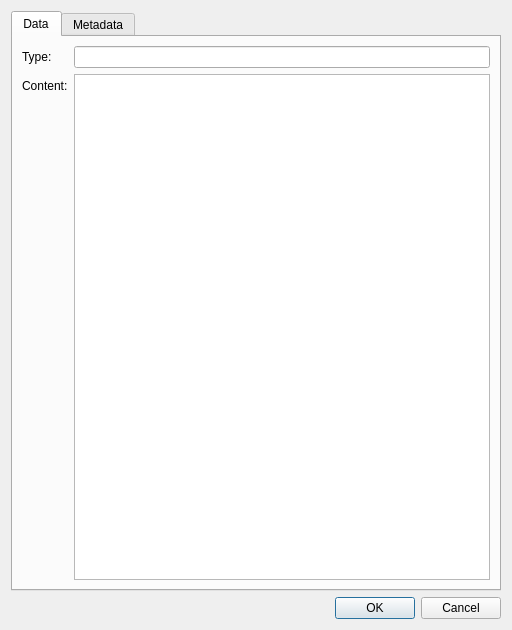
<?xml version="1.0" encoding="UTF-8"?>
<ui version="4.0">
 <class>contextDialog</class>
 <widget class="QDialog" name="contextDialog">
  <property name="geometry">
   <rect>
    <x>0</x>
    <y>0</y>
    <width>512</width>
    <height>630</height>
   </rect>
  </property>
  <property name="windowTitle">
   <string>Context</string>
  </property>
  <layout class="QVBoxLayout" name="verticalLayout">
   <item>
    <layout class="QVBoxLayout" name="verticalLayout_2">
     <item>
      <widget class="QTabWidget" name="tabWidget">
       <property name="currentIndex">
        <number>0</number>
       </property>
       <widget class="QWidget" name="dataTab">
        <attribute name="title">
         <string>Data</string>
        </attribute>
        <layout class="QFormLayout" name="formLayout">
         <item row="0" column="0">
          <widget class="QLabel" name="label">
           <property name="text">
            <string>Type:</string>
           </property>
          </widget>
         </item>
         <item row="1" column="0">
          <widget class="QLabel" name="label_2">
           <property name="text">
            <string>Content:</string>
           </property>
          </widget>
         </item>
         <item row="0" column="1">
          <widget class="QLineEdit" name="typeLineEdit"/>
         </item>
         <item row="1" column="1">
          <widget class="QTextEdit" name="contentTextEdit"/>
         </item>
        </layout>
       </widget>
       <widget class="QWidget" name="metadataTab">
        <attribute name="title">
         <string>Metadata</string>
        </attribute>
        <layout class="QFormLayout" name="formLayout_2">
         <item row="0" column="0">
          <widget class="QLabel" name="label_3">
           <property name="text">
            <string>Context Hash:</string>
           </property>
          </widget>
         </item>
         <item row="1" column="0">
          <widget class="QLabel" name="label_4">
           <property name="text">
            <string>Creation Date:</string>
           </property>
          </widget>
         </item>
         <item row="2" column="0">
          <widget class="QLabel" name="label_5">
           <property name="text">
            <string>Metadata:</string>
           </property>
          </widget>
         </item>
         <item row="0" column="1">
          <widget class="QLineEdit" name="contextHashLineEdit"/>
         </item>
         <item row="1" column="1">
          <widget class="QDateTimeEdit" name="dateTimeEdit">
           <property name="readOnly">
            <bool>true</bool>
           </property>
          </widget>
         </item>
         <item row="2" column="1">
          <widget class="QTextEdit" name="metaDataTextEdit"/>
         </item>
        </layout>
       </widget>
      </widget>
     </item>
    </layout>
   </item>
   <item>
    <widget class="QDialogButtonBox" name="buttonBox">
     <property name="orientation">
      <enum>Qt::Orientation::Horizontal</enum>
     </property>
     <property name="standardButtons">
      <set>QDialogButtonBox::StandardButton::Cancel|QDialogButtonBox::StandardButton::Ok</set>
     </property>
    </widget>
   </item>
  </layout>
 </widget>
 <resources/>
 <connections>
  <connection>
   <sender>buttonBox</sender>
   <signal>accepted()</signal>
   <receiver>contextDialog</receiver>
   <slot>accept()</slot>
   <hints>
    <hint type="sourcelabel">
     <x>248</x>
     <y>254</y>
    </hint>
    <hint type="destinationlabel">
     <x>157</x>
     <y>274</y>
    </hint>
   </hints>
  </connection>
  <connection>
   <sender>buttonBox</sender>
   <signal>rejected()</signal>
   <receiver>contextDialog</receiver>
   <slot>reject()</slot>
   <hints>
    <hint type="sourcelabel">
     <x>316</x>
     <y>260</y>
    </hint>
    <hint type="destinationlabel">
     <x>286</x>
     <y>274</y>
    </hint>
   </hints>
  </connection>
 </connections>
</ui>
